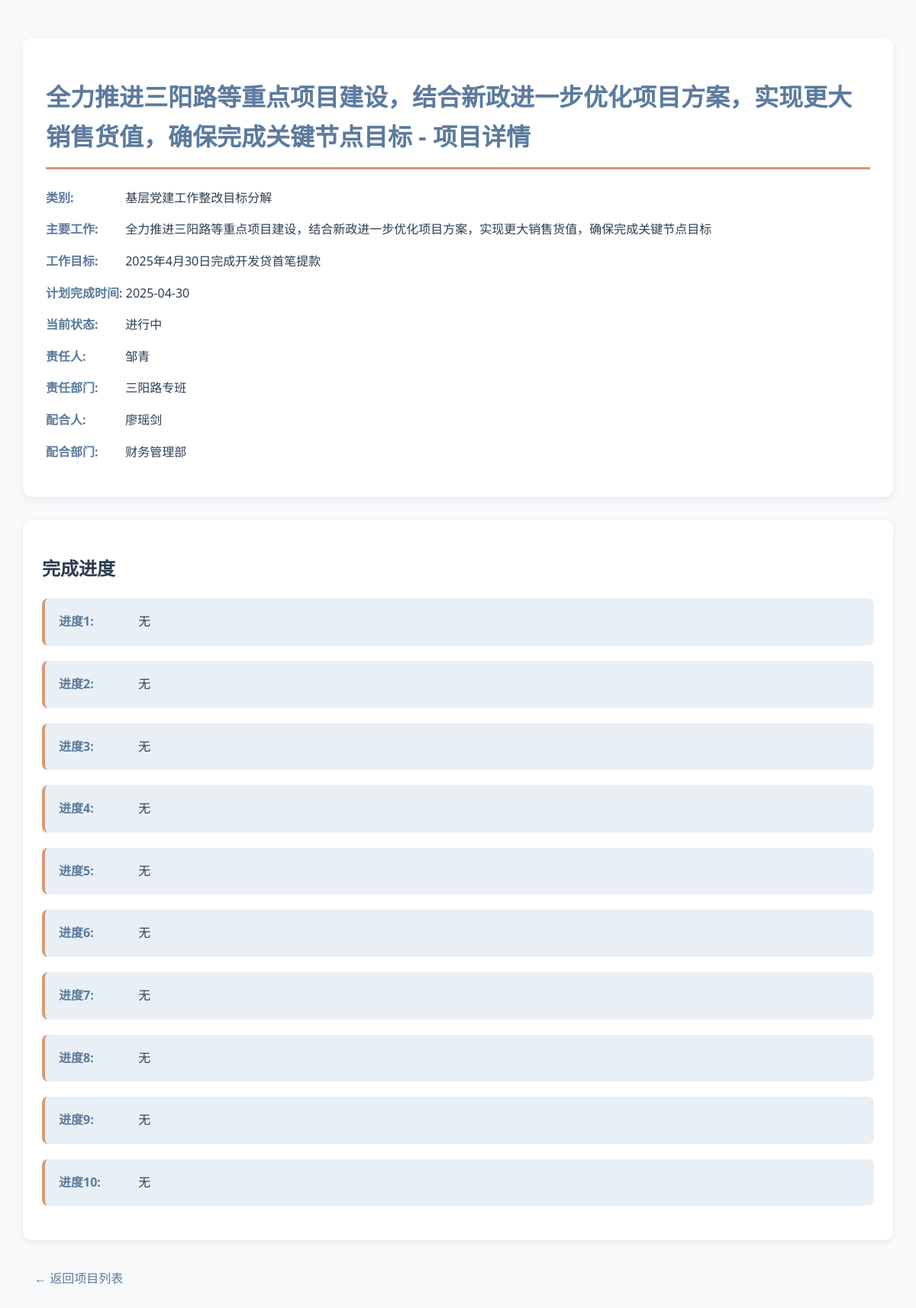
Screenshot of /project_detail/24 (signed in) with the database file from the repository.
### tables this page shows
CREATE TABLE unfinished_projects (
            id INTEGER PRIMARY KEY AUTOINCREMENT,
            category TEXT NOT NULL,
            project_name TEXT NOT NULL,
            main_work TEXT NOT NULL,
            work_goal TEXT NOT NULL,
            completion_time DATE NOT NULL,
            responsible_person_id INTEGER REFERENCES users(id),
            responsible_department TEXT NOT NULL,
            collaborator TEXT,
            collaborating_department TEXT,
            responsible_leader_id INTEGER REFERENCES users(id),
            is_finished INTEGER DEFAULT 0 CHECK(is_finished IN (0, 1)),
            completion_status_1 TEXT,
            completion_status_2 TEXT,
            completion_status_3 TEXT,
            completion_status_4 TEXT,
            completion_status_5 TEXT,
            completion_status_6 TEXT,
            completion_status_7 TEXT,
            completion_status_8 TEXT,
            completion_status_9 TEXT,
            completion_status_10 TEXT,
            created_at TIMESTAMP DEFAULT CURRENT_TIMESTAMP
        );

CREATE TABLE users (
            id INTEGER PRIMARY KEY AUTOINCREMENT,
            username TEXT NOT NULL UNIQUE,
            password TEXT NOT NULL,
            phone TEXT,
            is_admin INTEGER DEFAULT 0,
            created_at TIMESTAMP DEFAULT CURRENT_TIMESTAMP
        );

### app.py (the view, shortened to what this page needs)
@app.route('/project_detail/<int:project_id>', methods=['GET', 'POST'])
def project_detail(project_id):
    current_datetime = datetime.datetime.now()
    if 'user_id' not in session:
        abort(401)
    is_admin = session.get('is_admin', 0)
    error = None
    with get_db() as conn:
        try:
            project = conn.execute('''
                SELECT
                    up.*,
                    u1.username AS responsible_person_name,
                    u3.username AS responsible_leader_name,
                    fp.final_summary,
                    fp.summary_status,
                    fp.review_comment,
                    fp.summary_submitted_at,
                    fp.summary_reviewed_at,
                    up.is_finished
                FROM unfinished_projects up
                LEFT JOIN finished_projects fp ON up.id = fp.original_id
                LEFT JOIN users u1 ON up.responsible_person_id = u1.id
                LEFT JOIN users u3 ON up.responsible_leader_id = u3.id
                WHERE up.id = ?
            ''', (project_id,)).fetchone()
            if not project:
                abort(404)
            is_responsible = session['user_id'] == project['responsible_person_id']
            can_edit_summary = is_responsible and project['is_finished']
            can_review = is_admin and project['summary_status'] == 'pending'
            completion_time = datetime.datetime.strptime(project['completion_time'], "%Y-%m-%d").date()
            current_date = current_datetime.date()
            is_finished = project['is_finished']
            status = '已完成' if is_finished else '逾期' if completion_time < current_date else '进行中'
            completion_statuses = []
            for i in range(1, 11):
                status_text = project[f'completion_status_{i}'] if project[f'completion_status_{i}'] else '无'
                completion_statuses.append(status_text)
            project_data = {
                'id': project['id'],
                'category': project['category'],
                'project_name': project['project_name'],
                'main_work': project['main_work'],
                'work_goal': project['work_goal'],
                'completion_time': format_datetime(project['completion_time']),
                'responsible_person_id': project['responsible_person_id'],
                'responsible_person': project['responsible_person_name'],
                'responsible_department': project['responsible_department'],
                'collaborator': project['collaborator'],
                'collaborating_department': project['collaborating_department'],
                'responsible_leader': project['responsible_leader_name'],
                'status': status,
                'is_finished': is_finished,
                'final_summary': project['final_summary'],
                'summary_status': project['summary_status'],
                'review_comment': project['review_comment'],
                'summary_submitted_at': format_datetime(project['summary_submitted_at']),
                'summary_reviewed_at': format_datetime(project['summary_reviewed_at'])
            }
        except sqlite3.Error as e:
            flash(f'数据库错误: {str(e)}', 'error')
            return redirect(url_for('unfinished_projects'))
        except ValueError as e:
            flash(f'日期格式错误: {str(e)}', 'error')
            return redirect(url_for('unfinished_projects'))
    return render_template('project_detail.html',
                           project=project_data,
                           status=status,
                           completion_statuses=completion_statuses,
                           responsible_person_name=project['responsible_person_name'],
                           is_admin=is_admin,
                           current_date=current_datetime.strftime('%Y-%m-%d'),
                           status_labels={
                               'pending': ('待审核', 'warning'),
                               'approved': ('已通过', 'success'),
                               'rejected': ('已驳回', 'danger')
                           })

### app.py (called while the page is built)
def get_db():
    if not hasattr(g, '_database'):
        try:
            g._database = sqlite3.connect(app.config['DATABASE'])
            g._database.row_factory = sqlite3.Row
            init_sqlite_schema(g._database)
        except sqlite3.Error as e:
            print(f"数据库连接失败: {str(e)}")
            raise
    return g._database

def format_datetime(value, format='%Y-%m-%d'):
    if isinstance(value, str):
        try:
            date_obj = datetime.datetime.strptime(value, '%Y-%m-%d')
            return date_obj.strftime(format)
        except ValueError:
            return value
    elif isinstance(value, datetime.date):
        return value.strftime(format)
    return value

### templates/project_detail.html (shortened to what this page needs)
<!DOCTYPE html>
<html lang="zh-CN">
<head>
</head>
<body>
    <div class="project-info">
        <h1>{{ project.project_name }} - 项目详情</h1>
        <p><strong>类别:</strong> {{ project.category }}</p>
        <p><strong>主要工作:</strong> {{ project.main_work }}</p>
        <p><strong>工作目标:</strong> {{ project.work_goal }}</p>
        <p><strong>计划完成时间:</strong> {{ project.completion_time }}</p>
        <p><strong>当前状态:</strong> {{ status }}</p>
        <p><strong>责任人:</strong> {{ responsible_person_name }}</p>
        <p><strong>责任部门:</strong> {{ project.responsible_department }}</p>
        <p><strong>配合人:</strong> {{ project.collaborator }}</p>
        <p><strong>配合部门:</strong> {{ project.collaborating_department }}</p>
    </div>
    <div class="progress-section">
        <h2>完成进度</h2>
        {% for status in completion_statuses %}
            <div class="status-item">
                <strong>进度{{ loop.index }}:</strong> {{ status }}
            </div>
        {% endfor %}
    </div>
    <a href="{{ url_for('unfinished_projects') }}">
        ← 返回项目列表
    </a>
</body>
</html>

### templates/project_detail.html (style rules this page uses)
:root { --haze-blue: #5B7A9D; --haze-blue-light: #E8EFF5; --morandi-orange: #D99873; --morandi-orange-light: #F5E6DF; --text-dark: #2C3E50; --text-light: #5B7A9D; }
body { font-family: 'Microsoft YaHei', 'Segoe UI', sans-serif; margin: 20px auto; max-width: 1200px; padding: 30px; color: var(--text-dark); line-height: 1.6; background-color: #f8f9fa; }
.project-info { margin-bottom: 30px; padding: 30px; background: white; border-radius: 12px; box-shadow: 0 4px 12px rgba(91, 122, 157, 0.1); }
h1 { color: var(--haze-blue); border-bottom: 3px solid var(--morandi-orange); padding-bottom: 15px; margin-bottom: 25px; font-weight: 600; }
.progress-section { background: white; padding: 25px; border-radius: 12px; box-shadow: 0 2px 8px rgba(0,0,0,0.08); }
.status-item { margin: 20px 0; padding: 18px; background: var(--haze-blue-light); border-radius: 8px; border-left: 4px solid var(--morandi-orange); transition: transform 0.2s ease; }
a { display: inline-flex; align-items: center; color: var(--haze-blue); text-decoration: none; margin-top: 30px; padding: 8px 15px; border-radius: 6px; transition: all 0.3s ease; }
strong { color: var(--haze-blue); min-width: 100px; display: inline-block; }

### rows the page displays
unfinished_projects: project_name "全力推进三阳路等重点项目建设，结合新政进一步优化项目方案，实现更大销售货值，确保完成关键节点目标", category "基层党建工作整改目标分解", main_work "全力推进三阳路等重点项目建设，结合新政进一步优化项目方案，实现更大销售货值，确保完成关键节点目标", work_goal "2025年4月30日完成开发贷首笔提款", completion_time "2025-04-30", responsible_department "三阳路专班", collaborator "廖瑶剑", collaborating_department "财务管理部"
users: username "邹青"

### other values shown
{{ status }} "进行中"
{{ status }} "无" "无" "无" "无" "无" "无" "无" "无" "无" "无"
